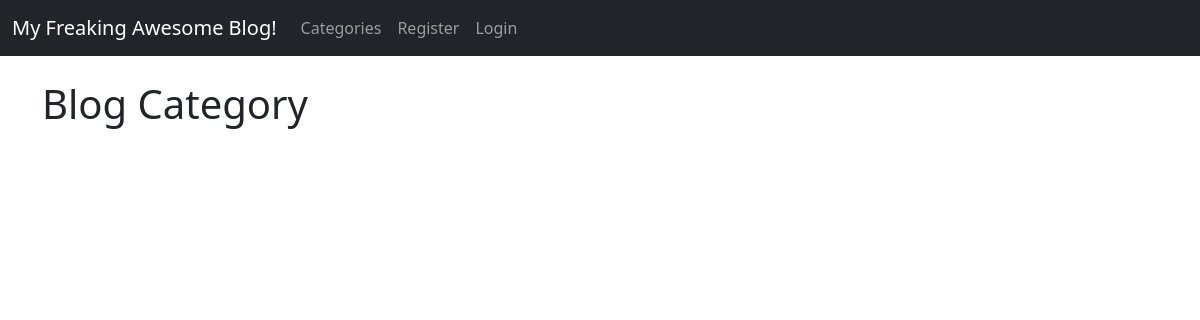
The page /category-list on the database as committed earlier.
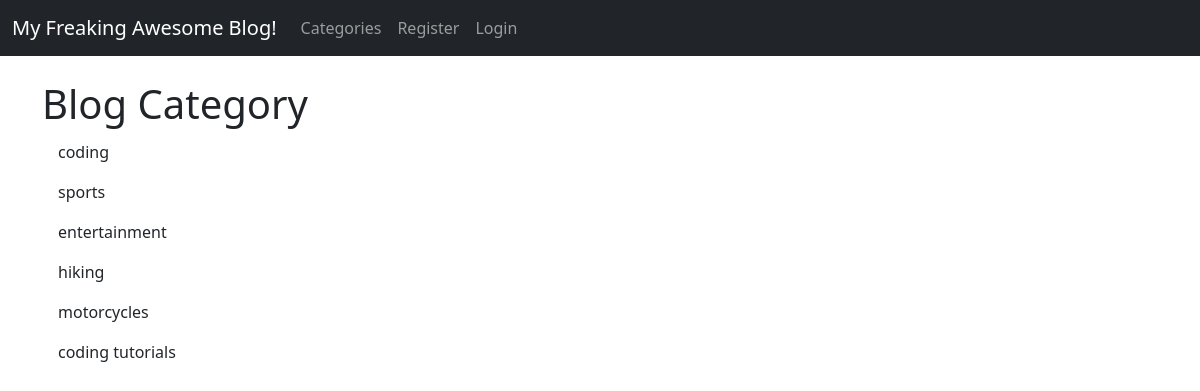
The same page on the database as committed later.
### myblog/models.py (models this page shows, shortened)
class Category(models.Model):
    name = models.CharField(max_length=255)
    def __str__(self):
        return self.name

### myblog/views.py (the view)
# urls.py: path('category-list', CategoryListView, name="category-list"),
def CategoryListView(request):
    cat_menu_list = Category.objects.all()
    return render(request, 'category_list.html',
                  {'cat_menu_list': cat_menu_list})

### templates/category_list.html (shortened to what this page needs)
{% extends 'base.html' %}
{% block content %}
<h1>Blog Category</h1>
        {% for item in cat_menu_list %}
        <h4></h4><a class="dropdown-item" href="{% url 'category' item|slugify %}"> {{ item }} </a></h4>
        {% endfor %}
{% endblock %}

Rows that differ between the two databases and show on the page:
added Category: name "coding"
added Category: name "sports"
added Category: name "entertainment"
added Category: name "hiking"
added Category: name "motorcycles"
added Category: name "coding tutorials"
